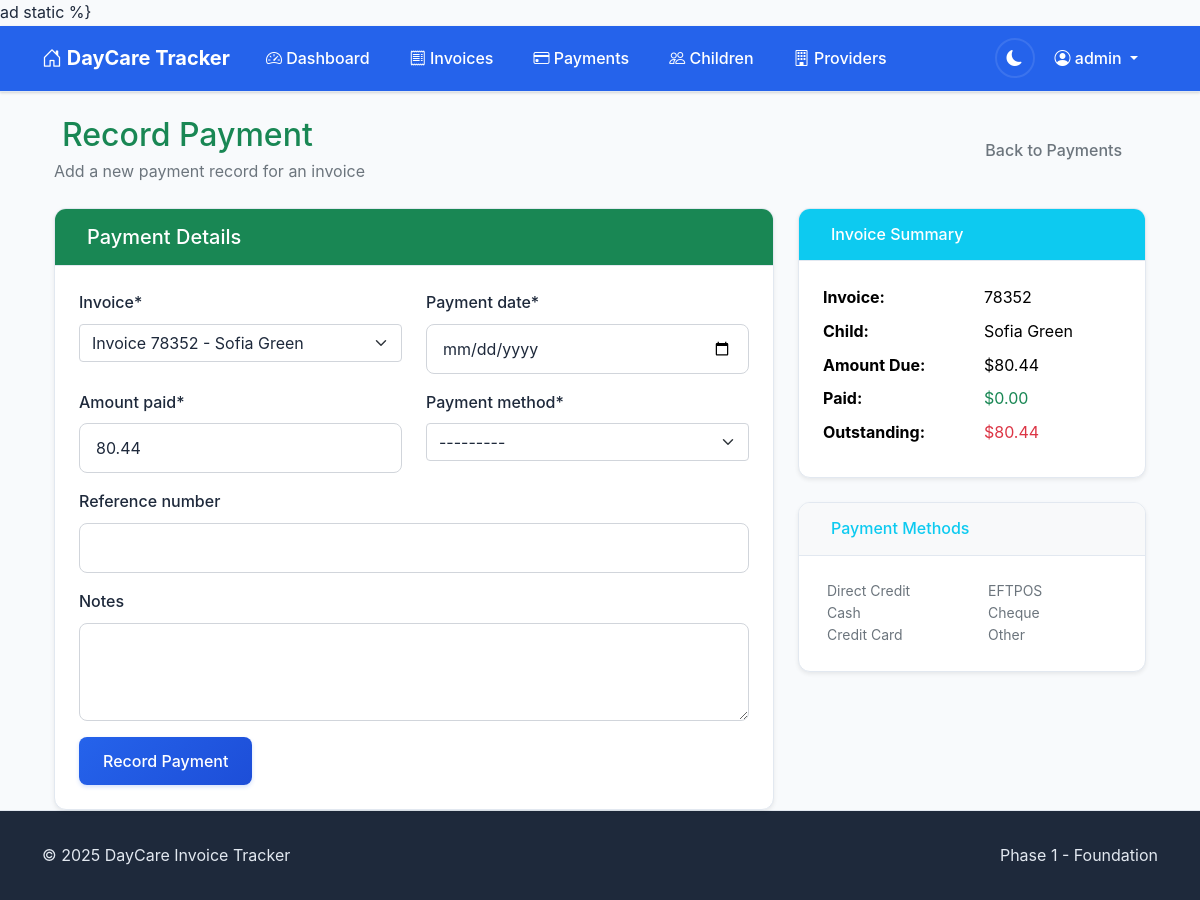
Screenshot of /payments/create/?invoice=7 (signed in) with the database file from the repository.
### accounts/models.py (models this page shows, shortened)
class CustomUser(AbstractUser):
    email = models.EmailField(unique=True)
    phone_number = models.CharField(max_length=15, blank=True)
    notification_preferences = models.JSONField(
        default=dict,
        help_text="User preferences for email/SMS notifications"
    )
    created_at = models.DateTimeField(auto_now_add=True)
    updated_at = models.DateTimeField(auto_now=True)

### invoices/models.py (models this page shows, shortened)
class Invoice(models.Model):
    PAYMENT_STATUS_CHOICES = [
        ('unpaid', 'Unpaid'),
        ('partial', 'Partially Paid'),
        ('paid', 'Paid'),
        ('overdue', 'Overdue'),
    ]
    child = models.ForeignKey(Child, on_delete=models.CASCADE, related_name='invoices')
    invoice_reference = models.CharField(max_length=50)
    period_start = models.DateField()
    period_end = models.DateField()
    issue_date = models.DateField()
    due_date = models.DateField(null=True, blank=True)
    original_amount = models.DecimalField(max_digits=10, decimal_places=2)
    discount_percentage = models.DecimalField(max_digits=5, decimal_places=2, default=Decimal('0.00'))
    discount_amount = models.DecimalField(max_digits=10, decimal_places=2, default=Decimal('0.00'))
    previous_balance = models.DecimalField(
        max_digits=10,
        decimal_places=2,
        default=Decimal('0.00'),
        help_text="Previous unpaid balance carried forward"
    )
    week_amount_due = models.DecimalField(
        max_digits=10,
        decimal_places=2,
        default=Decimal('0.00'),
        help_text="Amount due for this week only (excluding previous balance)"
    )
    total_amount_due = models.DecimalField(
        max_digits=10,
        decimal_places=2,
        default=Decimal('0.00'),
        help_text="Total amount due including previous balance"
    )
    amount_due = models.DecimalField(
        max_digits=10,
        decimal_places=2,
        help_text="Legacy field - use total_amount_due instead"
    )
    payment_status = models.CharField(max_length=10, choices=PAYMENT_STATUS_CHOICES, default='unpaid')
    fee_type = models.CharField(max_length=100, blank=True)
    pdf_file = models.FileField(upload_to='invoices/%Y/%m/', null=True, blank=True)
    extracted_from_email = models.BooleanField(default=False)
    email_message_id = models.CharField(max_length=255, blank=True)
    created_at = models.DateTimeField(auto_now_add=True)
    updated_at = models.DateTimeField(auto_now=True)
    def __str__(self):
        return f"Invoice {self.invoice_reference} - {self.child.name}"
    @property
    def total_paid(self):
        return self.payments.aggregate(
            total=models.Sum('amount_paid')
        )['total'] or Decimal('0.00')
    @property
    def outstanding_balance(self):
        return self.total_amount_due - self.total_paid
    class Meta:
        ordering = ['-issue_date']
        unique_together = ['child', 'invoice_reference']

class Child(models.Model):
    user = models.ForeignKey(User, on_delete=models.CASCADE, related_name='children')
    name = models.CharField(max_length=100)
    reference_number = models.CharField(max_length=20)
    date_of_birth = models.DateField(null=True, blank=True)
    daycare_provider = models.ForeignKey(DaycareProvider, on_delete=models.CASCADE, related_name='children')
    is_active = models.BooleanField(default=True)
    created_at = models.DateTimeField(auto_now_add=True)
    updated_at = models.DateTimeField(auto_now=True)
    class Meta:
        ordering = ['name']
        unique_together = ['user', 'reference_number', 'daycare_provider']

### invoices/views.py (the view, shortened to what this page needs)
# urls.py: path('payments/create/', views.PaymentCreateView.as_view(), name='payment_create'),
class PaymentCreateView(LoginRequiredMixin, CreateView):
    model = Payment
    form_class = PaymentForm
    template_name = 'invoices/payment_form.html'
    success_url = reverse_lazy('invoices:payment_list')
    def get_form_kwargs(self):
        kwargs = super().get_form_kwargs()
        kwargs['user'] = self.request.user
        return kwargs
    def get_initial(self):
        initial = super().get_initial()
        invoice_id = self.request.GET.get('invoice')
        if invoice_id:
            try:
                invoice = Invoice.objects.get(
                    pk=invoice_id,
                    child__user=self.request.user
                )
                initial['invoice'] = invoice
                if invoice.outstanding_balance > 0:
                    initial['amount_paid'] = invoice.outstanding_balance
            except Invoice.DoesNotExist:
                pass
        return initial

### templates/invoices/payment_form.html (shortened to what this page needs)
{% extends 'base.html' %}
{% load crispy_forms_tags %}
{% block content %}
<div class="container-fluid">
    <div class="row mb-4">
        <div class="col-12">
            <div class="d-flex justify-content-between align-items-center">
                <div>
                    <h2 class="text-success mb-1">
                        Record Payment
                    </h2>
                    <p class="text-muted mb-0">
                        Add a new payment record for an invoice
                    </p>
                </div>
                <a href="{% url 'invoices:payment_list' %}" class="btn btn-outline-secondary">
                    Back to Payments
                </a>
            </div>
        </div>
    </div>
    <div class="row">
        <div class="col-lg-8">
            <div class="card shadow-sm">
                <div class="card-header bg-success text-white">
                    <h5 class="mb-0">
                        Payment Details
                    </h5>
                </div>
                <div class="card-body">
                    <form method="post" id="payment-form">
                        {% crispy form %}
                    </form>
                </div>
            </div>
        </div>
        <div class="col-lg-4">
            {% if form.initial.invoice %}
            <div class="card shadow-sm mb-4">
                <div class="card-header bg-info text-white">
                    <h6 class="mb-0">
                        Invoice Summary
                    </h6>
                </div>
                <div class="card-body">
                    <dl class="row mb-0">
                        <dt class="col-6">Invoice:</dt>
                        <dd class="col-6">{{ form.initial.invoice.invoice_reference }}</dd>
                        <dt class="col-6">Child:</dt>
                        <dd class="col-6">{{ form.initial.invoice.child.name }}</dd>
                        <dt class="col-6">Amount Due:</dt>
                        <dd class="col-6">${{ form.initial.invoice.amount_due }}</dd>
                        <dt class="col-6">Paid:</dt>
                        <dd class="col-6 text-success">${{ form.initial.invoice.total_paid }}</dd>
                        <dt class="col-6">Outstanding:</dt>
                        <dd class="col-6 {% if form.initial.invoice.outstanding_balance > 0 %}text-danger{% else %}text-success{% endif %}">
                            ${{ form.initial.invoice.outstanding_balance }}
                        </dd>
                    </dl>
                </div>
            </div>
            {% endif %}
            <div class="card shadow-sm">
                <div class="card-header bg-light">
                    <h6 class="text-info mb-0">
                        Payment Methods
                    </h6>
                </div>
                <div class="card-body">
                    <div class="small text-muted">
                        <div class="row">
                            <div class="col-6">
                                <ul class="list-unstyled mb-0">
                                    <li> Direct Credit</li>
                                    <li> Cash</li>
                                    <li> Credit Card</li>
                                </ul>
                            </div>
                            <div class="col-6">
                                <ul class="list-unstyled mb-0">
                                    <li> EFTPOS</li>
                                    <li> Cheque</li>
                                    <li> Other</li>
                                </ul>
                            </div>
                        </div>
                    </div>
                </div>
            </div>
        </div>
    </div>
</div>
{% endblock %}

### templates/base.html (shortened to what this page needs)
<!DOCTYPE html>
<html lang="en">
<head>
    <link href="https://cdn.jsdelivr.net/npm/bootstrap@5.1.3/dist/css/bootstrap.min.css" rel="stylesheet">
    <link rel="stylesheet" href="https://cdn.jsdelivr.net/npm/bootstrap-icons@1.7.2/font/bootstrap-icons.css">
    {% load static %}
    <link href="{% static 'css/main.css' %}" rel="stylesheet">
</head>
<body class="d-flex flex-column min-vh-100">
    <nav class="navbar navbar-expand-lg navbar-dark bg-primary">
        <div class="container">
            <a class="navbar-brand" href="{% url 'invoices:dashboard' %}">
                <i class="bi bi-house-door"></i>
                DayCare Tracker
            </a>
            <div class="collapse navbar-collapse" id="navbarNav">
                {% if user.is_authenticated %}
                <ul class="navbar-nav me-auto">
                    <li class="nav-item">
                        <a class="nav-link" href="{% url 'invoices:dashboard' %}">
                            <i class="bi bi-speedometer2"></i>
                            Dashboard
                        </a>
                    </li>
                    <li class="nav-item">
                        <a class="nav-link" href="{% url 'invoices:invoice_list' %}">
                            <i class="bi bi-receipt"></i>
                            Invoices
                        </a>
                    </li>
                    <li class="nav-item">
                        <a class="nav-link" href="{% url 'invoices:payment_list' %}">
                            <i class="bi bi-credit-card"></i>
                            Payments
                        </a>
                    </li>
                    <li class="nav-item">
                        <a class="nav-link" href="{% url 'invoices:child_list' %}">
                            <i class="bi bi-people"></i>
                            Children
                        </a>
                    </li>
                    <li class="nav-item">
                        <a class="nav-link" href="{% url 'invoices:provider_list' %}">
                            <i class="bi bi-building"></i>
                            Providers
                        </a>
                    </li>
                </ul>
                <ul class="navbar-nav">
                    <li class="nav-item d-flex align-items-center">
                        <button class="theme-toggle" id="themeToggle" aria-label="Toggle dark mode" title="Toggle theme">
                            <i class="bi bi-sun-fill" id="themeIcon"></i>
                        </button>
                    </li>
                    <li class="nav-item dropdown">
                        <a class="nav-link dropdown-toggle" href="#" id="navbarDropdown" role="button" data-bs-toggle="dropdown">
                            <i class="bi bi-person-circle"></i>
                            {{ user.username }}
                        </a>
                    </li>
                </ul>
                {% endif %}
            </div>
        </div>
    </nav>
    <main class="flex-grow-1">
        <div class="container mt-4">
            {% block content %}{% endblock %}
        </div>
    </main>
    <footer class="footer mt-auto">
        <div class="container">
            <div class="row">
                <div class="col-md-6">
                    <p class="mb-0">&copy; 2025 DayCare Invoice Tracker</p>
                </div>
                <div class="col-md-6 text-end">
                    <p class="mb-0">Phase 1 - Foundation</p>
                </div>
            </div>
        </div>
    </footer>
</body>
</html>

### static/css/main.css (style rules this page uses)
:root { --bs-primary: #2563eb; --bs-secondary: #64748b; --bs-success: #10b981; --bs-warning: #f59e0b; --bs-danger: #ef4444; --bs-info: #06b6d4; --bg-primary: #ffffff; --bg-secondary: #f8fafc; --bg-tertiary: #f1f5f9; --text-primary: #1e293b; --text-secondary: #64748b; --text-muted: #94a3b8; --border-color: #e2e8f0; --border-light: #f1f5f9; --card-bg: #ffffff; --card-border: #e2e8f0; --card-shadow: 0 1px 3px 0 rgba(0, 0, 0, 0.1), 0 1px 2px 0 rgba(0, 0, 0, 0.06); --card-shadow-hover: 0 10px 15px -3px rgba(0, 0, 0, 0.1), 0 4px 6px -2px rgba(0, 0, 0, 0.05); --navbar-bg: var(--bs-primary); --navbar-text: #ffffff; --navbar-hover: rgba(255, 255, 255, 0.1); --input-bg: #ffffff; --input-border: #d1d5db; --input-focus-border: var(--bs-primary); --input-focus-shadow: 0 0 0 3px rgba(37, 99, 235, 0.1); --stats-children: #8b5cf6; --stats-invoices: #06b6d4; --stats-paid: #10b981; --stats-outstanding: #f59e0b; --stats-overdue: #ef4444; --btn-primary-bg: var(--bs-primary); --btn-primary-hover: #1d4ed8; --btn-secondary-bg: #64748b; --btn-secondary-hover: #475569; --footer-bg: #1e293b; --footer-text: #e2e8f0; --transition-fast: 0.15s ease-in-out; --transition-medium: 0.3s ease-in-out; --transition-slow: 0.5s ease-in-out; }
* { transition: background-color var(--transition-fast), color var(--transition-fast), border-color var(--transition-fast), box-shadow var(--transition-fast); }
body { font-family: -apple-system, BlinkMacSystemFont, "Segoe UI", Roboto, "Helvetica Neue", Arial, "Noto Sans", sans-serif; background-color: var(--bg-secondary); color: var(--text-primary); line-height: 1.6; }
.navbar { background-color: var(--navbar-bg) !important; box-shadow: var(--card-shadow); border-bottom: 1px solid var(--border-color); }
.navbar-brand { font-weight: 700; font-size: 1.25rem; color: var(--navbar-text) !important; }
.navbar-nav .nav-link { color: var(--navbar-text) !important; font-weight: 500; padding: 0.75rem 1rem !important; border-radius: 0.375rem; margin: 0 0.25rem; transition: all var(--transition-fast); }
.theme-toggle { background: none; border: 2px solid var(--navbar-hover); color: var(--navbar-text); width: 40px; height: 40px; border-radius: 50%; display: flex; align-items: center; justify-content: center; transition: all var(--transition-fast); margin-left: 1rem; }
.card { background-color: var(--card-bg); border: 1px solid var(--card-border); border-radius: 0.75rem; box-shadow: var(--card-shadow); transition: all var(--transition-medium); overflow: hidden; }
.card-header { background-color: var(--bg-tertiary); color: var(--text-primary); border-bottom: 1px solid var(--card-border); font-weight: 600; padding: 1rem 1.5rem; }
.card-body { padding: 1.5rem; }
.form-control { background-color: var(--input-bg); border: 1px solid var(--input-border); color: var(--text-primary); border-radius: 0.5rem; padding: 0.75rem 1rem; transition: all var(--transition-fast); }
.form-control::placeholder { color: var(--text-muted); }
.form-label { color: var(--text-primary); font-weight: 500; margin-bottom: 0.5rem; }
.form-select { background-color: var(--input-bg); border: 1px solid var(--input-border); color: var(--text-primary); }
.btn { border-radius: 0.5rem; font-weight: 500; padding: 0.75rem 1.5rem; transition: all var(--transition-fast); border: none; }
.btn-primary { background: linear-gradient(135deg, var(--btn-primary-bg) 0%, var(--btn-primary-hover) 100%); color: white; box-shadow: 0 2px 4px rgba(37, 99, 235, 0.2); }
.footer { background-color: var(--footer-bg); color: var(--footer-text); padding: 2rem 0; margin-top: 3rem; border-top: 1px solid var(--border-color); }
html { scroll-behavior: smooth; }

### rows the page displays
CustomUser: username "admin"
Invoice: initial.invoice.invoice_reference "78352", initial.invoice.child.name "Sofia Green", initial.invoice.amount_due "80.44", initial.invoice.total_paid "0.00", initial.invoice.outstanding_balance "80.44"
